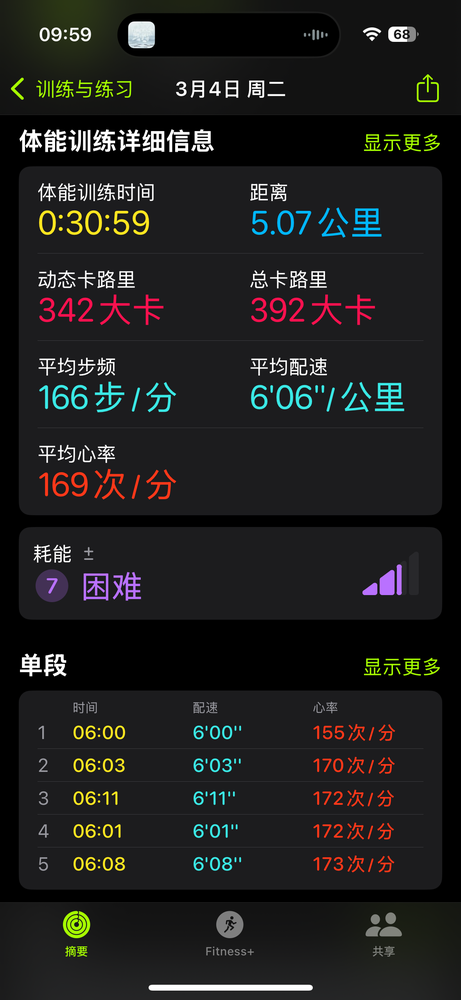
#> input picture weeks/Training record/week01/3 月 4 日 周二.PNG, 461 x 1000 px, shrunk from 1179 x 2556 before the run, found by its file name; its folder holds only this picture in this run
$ python data_processor.py
#> lines starting #> are read from the running program, lines starting #| are printed output that depends on the picture
import os
import json
from datetime import datetime
import pandas as pd
import re
from PIL import Image, ImageEnhance
import pytesseract
import numpy as np
import logging

# 配置日志
logging.basicConfig(
    level=logging.INFO,
    format='%(asctime)s - %(levelname)s - %(message)s',
    handlers=[
        logging.FileHandler('training_data_processor.log'),
        logging.StreamHandler()
    ]
)

class TrainingDataProcessor:
    def __init__(self):
        self.base_dir = 'weeks/Training record'
        self.output_file = 'training_record/progress_data.json'
        self.weeks = ['week01', 'week02', 'week03', 'week04', 'week05', 'week06']

        # 配置Tesseract
        pytesseract.pytesseract.tesseract_cmd = '/opt/homebrew/bin/tesseract'

        # OCR配置
        self.custom_config = r'--oem 3 --psm 6'

    def preprocess_image(self, image_path):
        """图像预处理以提高OCR准确性"""
        try:
            # 打开图像
            img = Image.open(image_path)
#> img is the input picture: PIL image 461x1000 RGB; mean R, G, B 30.8, 30.8, 30

            # 转换为灰度图
            img = img.convert('L')
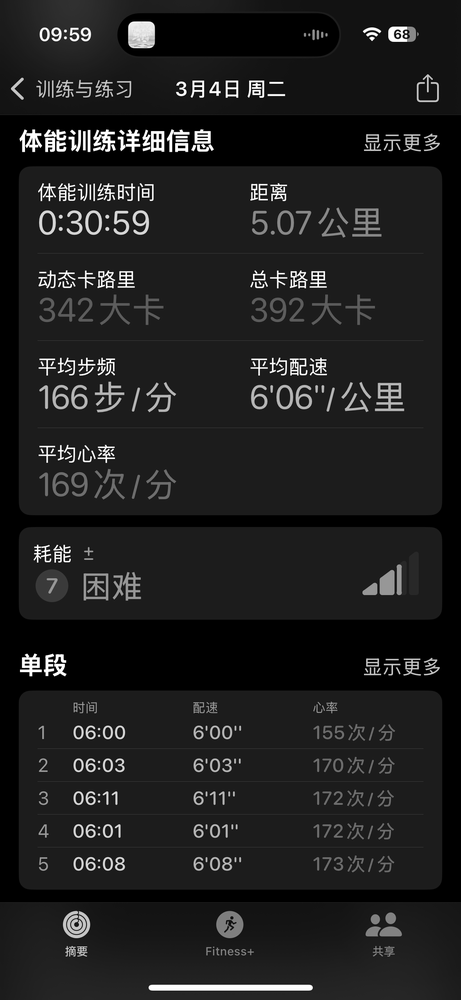
#> img: PIL image 461x1000 L; min 0, max 255, mean 30.6

            # 增强对比度
            enhancer = ImageEnhance.Contrast(img)
            img = enhancer.enhance(2.0)
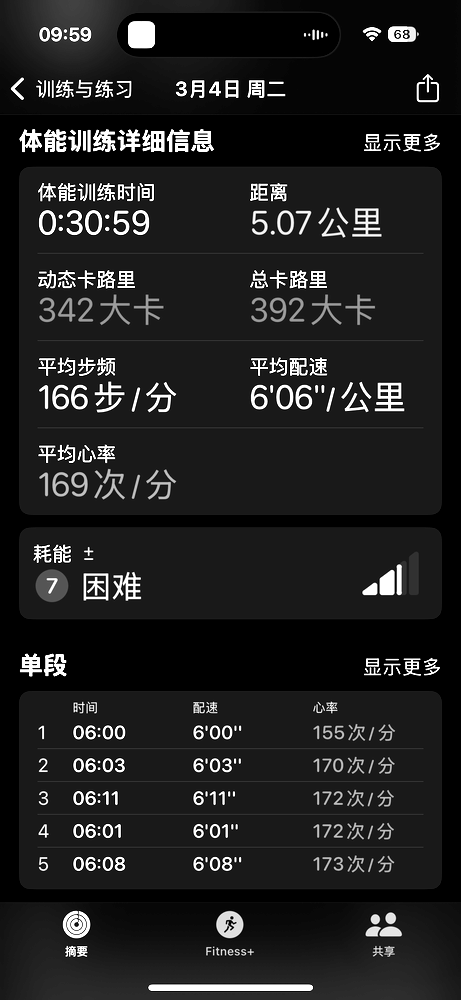
#> img: PIL image 461x1000 L; min 0, max 255, mean 32.2

            # 增强亮度
            enhancer = ImageEnhance.Brightness(img)
            img = enhancer.enhance(1.5)
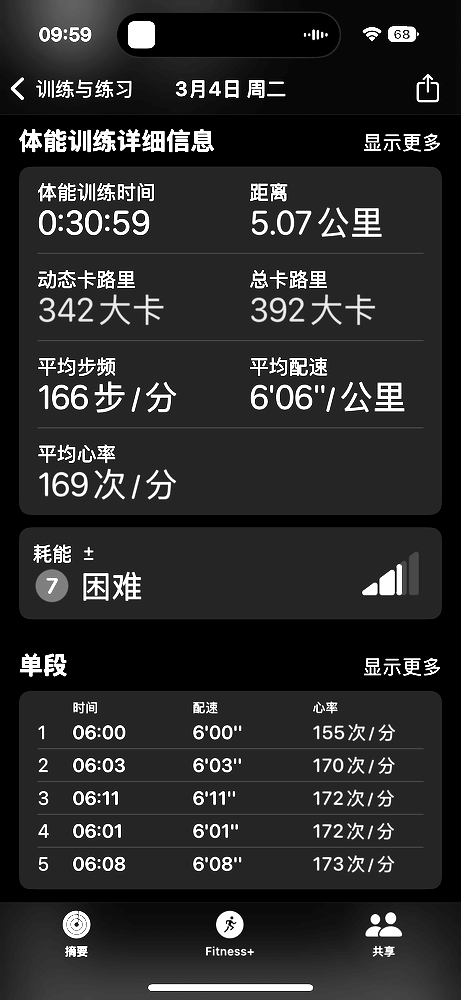
#> img: PIL image 461x1000 L; min 0, max 255, mean 42.5

            # 增强锐度
            enhancer = ImageEnhance.Sharpness(img)
            img = enhancer.enhance(2.0)

            return img
        except Exception as e:
            logging.error(f"预处理图像 {image_path} 时出错: {str(e)}")
            return None

    # [149 lines left out: functions clean_text, validate_and_clean_data, validate_duration, extract_duration, not called in this run]

    def extract_data_from_image(self, image_path, training_type):
        """从图像中提取训练数据"""
        try:
            # 预处理图像
            img = self.preprocess_image(image_path)
            if img is None:
                return None

            # 使用OCR识别文本
#> (the run stopped early here; a loop or call above may not have finished)

$ run again, on weeks/Training record/week01/3 月 6 日 周四 心率.png
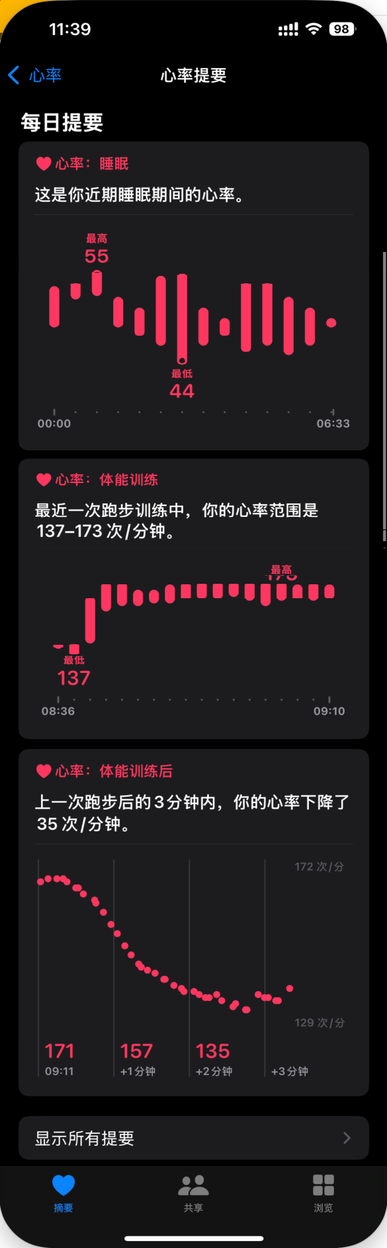
#> input picture weeks/Training record/week01/3 月 6 日 周四 心率.png, 387 x 1248 px, shrunk from 780 x 2516 before the run, found by its file name
#> in preprocess_image, img is the input picture: PIL image 387x1248 RGBA; mean R, G, B, A 33.1, 27.7, 30.2, 255
#> in preprocess_image, `img = enhancer.enhance(2.0)`:
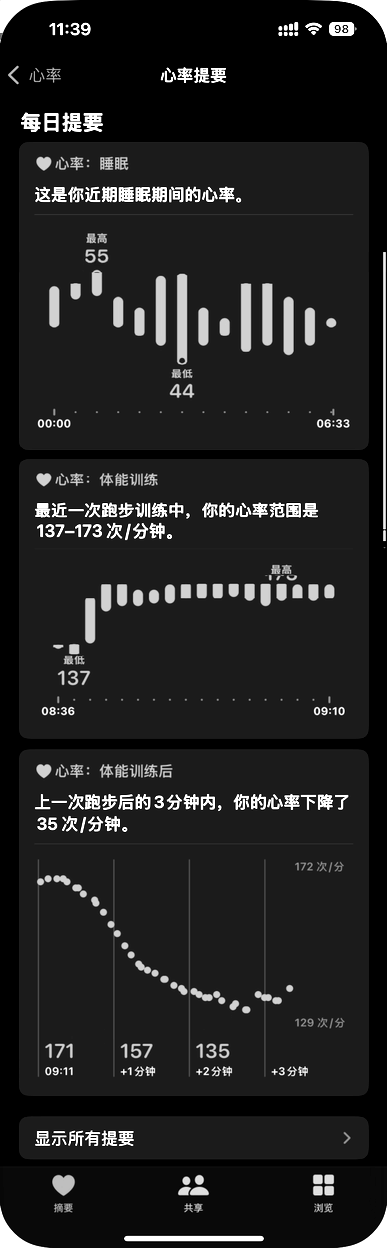
#> img: PIL image 387x1248 L; min 0, max 255, mean 32.7
#> in preprocess_image, `img = enhancer.enhance(1.5)`:
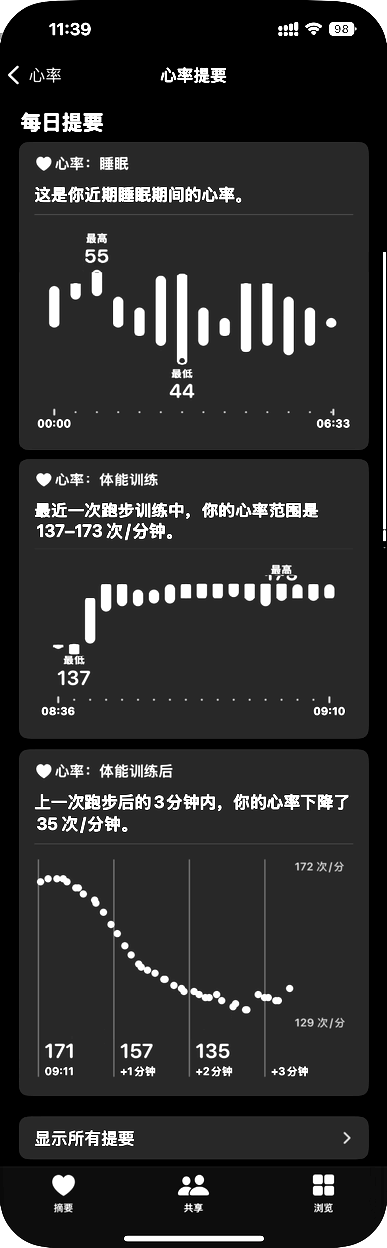
#> img: PIL image 387x1248 L; min 0, max 255, mean 44.2
